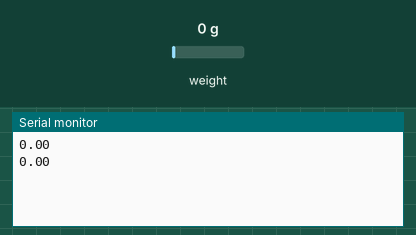
Simulated run of this sketch. Board: Arduino Uno, built with avr-gcc and run on an emulated ATmega328P. Parts: the last lines printed to the serial monitor. The inputs (shaded band) are chosen by the test bench; at power-on: weight on the scale 0 g.

Above: at 2.2 s.
2.3 s: weight on the scale set to 100 g
At 2.9 s:
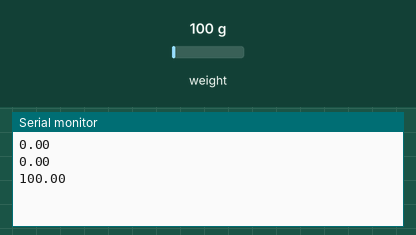
3.8 s: weight on the scale set to 1250 g
At 4.4 s:
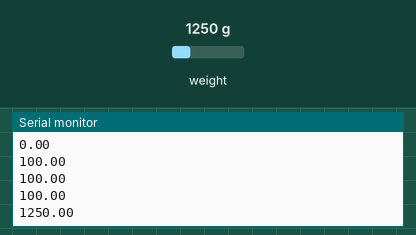
Timing chart, 0 to 6.8 s (numbered marks = the images above; inputs shaded):
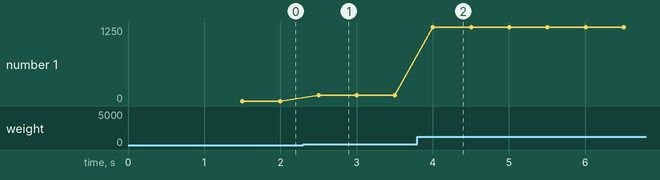

Measured:
- after the input at 2.3 s, the serial monitor: prints a new line after 0.20 s (image 1)
- after the input at 3.8 s, the serial monitor: prints a new line after 0.20 s (image 2)
- plotted number 1: 0 → 100 after the input at 2.3 s, 100 → 1250 after the input at 3.8 s

The sketch:

HX_plotter.ino
```cpp
//
//    FILE: HX_plotter.ino
//  AUTHOR: Rob Tillaart
// PURPOSE: HX711 demo
//     URL: https://github.com/RobTillaart/HX711


#include "HX711.h"

HX711 scale;

uint8_t dataPin = 3;
uint8_t clockPin = 2;

uint32_t start, stop;
volatile float f;


void setup()
{
  Serial.begin(115200);
  // Serial.println(__FILE__);
  // Serial.print("LIBRARY VERSION: ");
  // Serial.println(HX711_LIB_VERSION);
  // Serial.println();

  scale.begin(dataPin, clockPin);

  // TODO find a nice solution for this calibration..
  // load cell factor 20 KG
  // scale.set_scale(127.15);
  // load cell factor 5 KG
  scale.set_scale(420.0983);       // TODO you need to calibrate this yourself.
  // reset the scale to zero = 0
  scale.tare();
}


void loop()
{
  // continuous scale 4x per second
  f = scale.get_units(5);
  Serial.println(f);
  //delay(250);
}


// -- END OF FILE --
```
